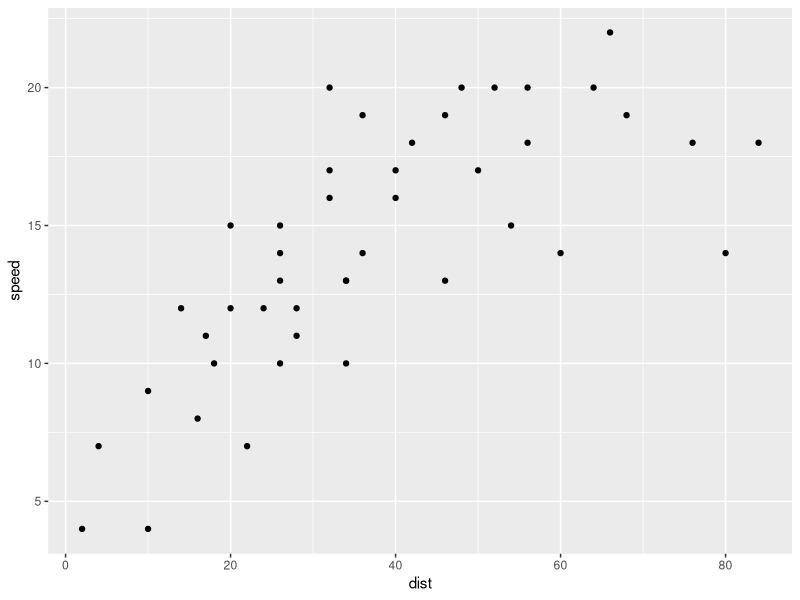
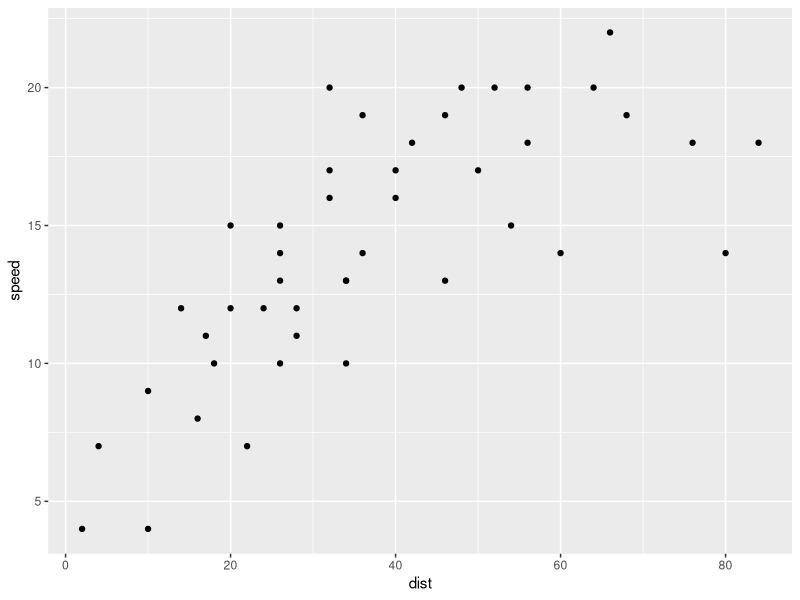
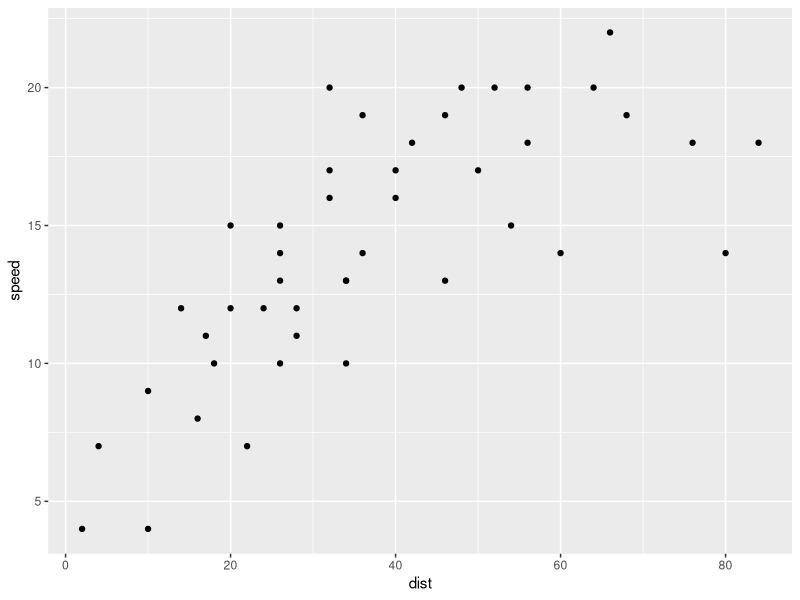
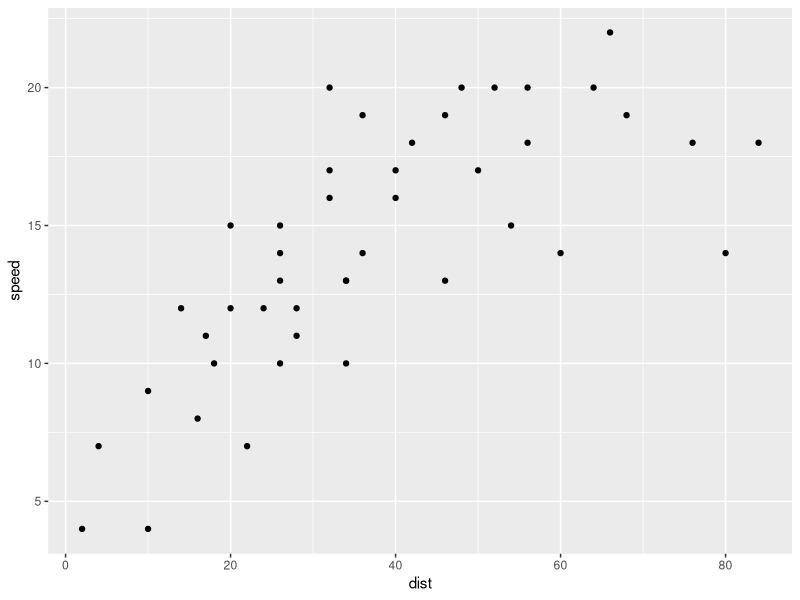
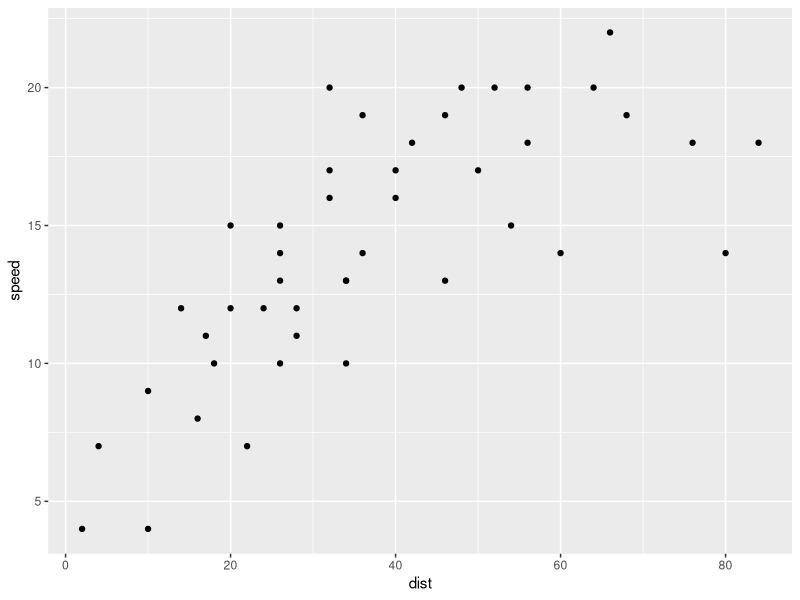

The R script that drew these images, in order:
## ---- chunk 1
knitr::opts_chunk$set(echo = TRUE)
## ---- chunk 2
library(ggplot2)
library(dplyr)

cars_mod <- cars %>%
  filter(speed < 23)

ggplot(cars_mod, aes(dist, speed)) +
  geom_point()
## ---- chunk 3
library(ggplot2)
library(dplyr)

cars_mod <- cars %>%
  filter(speed < 23)

ggplot(cars_mod, aes(dist, speed)) +
  geom_point()
## ---- chunk 4
library(ggplot2)
library(dplyr)

cars_mod <- cars %>%
  filter(speed < 23)

ggplot(cars_mod, aes(dist, speed)) +
  geom_point()
## ---- chunk 5
library(ggplot2)
library(dplyr)

cars_mod <- cars %>%
  filter(speed < 23)

ggplot(cars_mod, aes(dist, speed)) +
  geom_point()
## ---- chunk 6
library(ggplot2)
library(dplyr)

cars_mod <- cars %>%
  filter(speed < 23)

ggplot(cars_mod, aes(dist, speed)) +
  geom_point()
